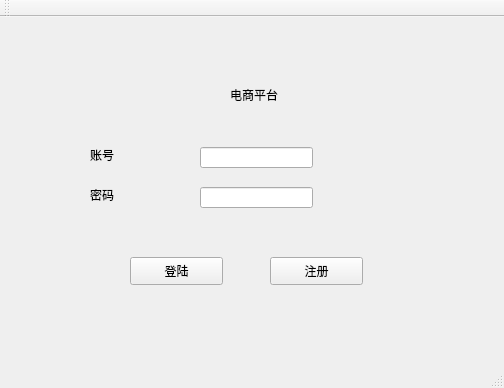
<?xml version="1.0" encoding="UTF-8"?>
<ui version="4.0">
 <class>MainWindow</class>
 <widget class="QMainWindow" name="MainWindow">
  <property name="geometry">
   <rect>
    <x>0</x>
    <y>0</y>
    <width>504</width>
    <height>388</height>
   </rect>
  </property>
  <property name="windowTitle">
   <string>MainWindow</string>
  </property>
  <widget class="QWidget" name="centralWidget">
   <widget class="QLabel" name="label">
    <property name="geometry">
     <rect>
      <x>230</x>
      <y>70</y>
      <width>72</width>
      <height>15</height>
     </rect>
    </property>
    <property name="text">
     <string>电商平台</string>
    </property>
   </widget>
   <widget class="QLineEdit" name="lineEdit">
    <property name="geometry">
     <rect>
      <x>200</x>
      <y>130</y>
      <width>113</width>
      <height>21</height>
     </rect>
    </property>
   </widget>
   <widget class="QLineEdit" name="lineEdit_2">
    <property name="geometry">
     <rect>
      <x>200</x>
      <y>170</y>
      <width>113</width>
      <height>21</height>
     </rect>
    </property>
   </widget>
   <widget class="QLabel" name="label_2">
    <property name="geometry">
     <rect>
      <x>90</x>
      <y>130</y>
      <width>72</width>
      <height>15</height>
     </rect>
    </property>
    <property name="text">
     <string>账号</string>
    </property>
   </widget>
   <widget class="QLabel" name="label_3">
    <property name="geometry">
     <rect>
      <x>90</x>
      <y>170</y>
      <width>72</width>
      <height>15</height>
     </rect>
    </property>
    <property name="text">
     <string>密码</string>
    </property>
   </widget>
   <widget class="QPushButton" name="pushButton">
    <property name="geometry">
     <rect>
      <x>130</x>
      <y>240</y>
      <width>93</width>
      <height>28</height>
     </rect>
    </property>
    <property name="text">
     <string>登陆</string>
    </property>
   </widget>
   <widget class="QPushButton" name="pushButton_2">
    <property name="geometry">
     <rect>
      <x>270</x>
      <y>240</y>
      <width>93</width>
      <height>28</height>
     </rect>
    </property>
    <property name="text">
     <string>注册</string>
    </property>
   </widget>
   <widget class="QLabel" name="label_4">
    <property name="geometry">
     <rect>
      <x>380</x>
      <y>160</y>
      <width>72</width>
      <height>15</height>
     </rect>
    </property>
    <property name="text">
     <string/>
    </property>
   </widget>
  </widget>
  <widget class="QToolBar" name="mainToolBar">
   <attribute name="toolBarArea">
    <enum>TopToolBarArea</enum>
   </attribute>
   <attribute name="toolBarBreak">
    <bool>false</bool>
   </attribute>
  </widget>
  <widget class="QStatusBar" name="statusBar"/>
 </widget>
 <layoutdefault spacing="6" margin="11"/>
 <resources/>
 <connections/>
</ui>
